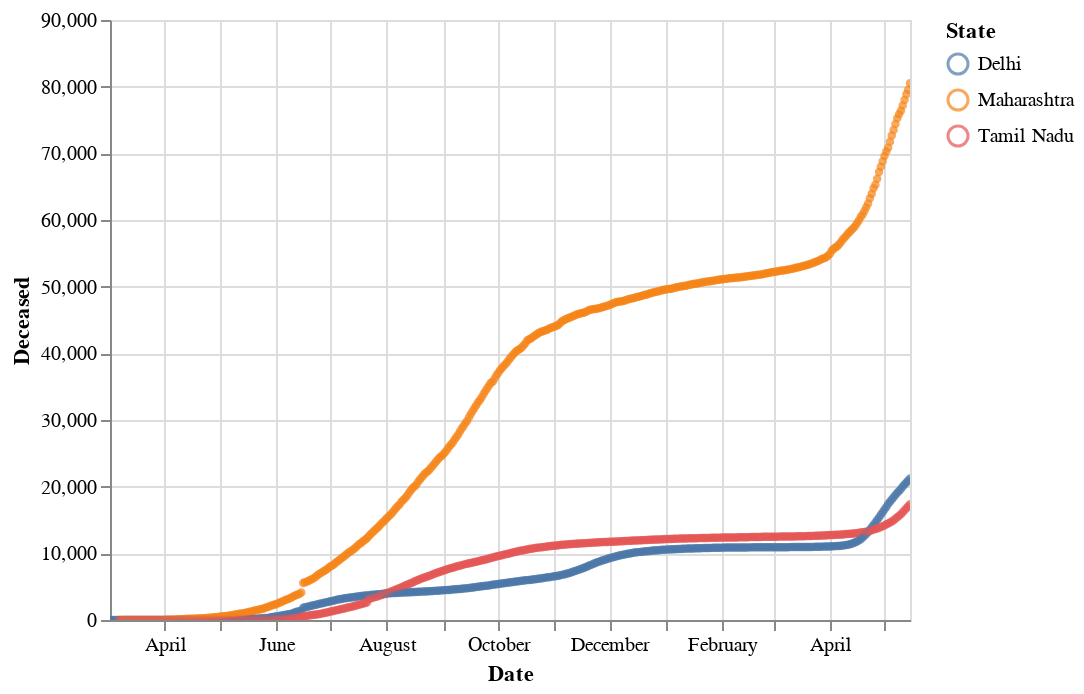

The notebook cell saved with this chart:
### Code cell
g2 = alt.Chart(df_states.reset_index()).mark_point(
    size=5, opacity = 0.7).encode(
    x = 'Date:T',
    y = 'Deceased',
    color = 'State'
    ).interactive()
g2

### Figure 1 — Vega-Lite specification as saved in the notebook (floating-point values rounded to 4 significant figures; data arrays with more than 128 entries replaced by an {"elided": "..."} marker saying what was removed)
{"config": {"view": {"continuousWidth": 400, "continuousHeight": 300}}, "data": {"name": "data-1090097ccd97f679255ec8d69b00d1a8"}, "mark": {"type": "point", "opacity": 0.7, "size": 5}, "encoding": {"color": {"type": "nominal", "field": "State"}, "x": {"type": "temporal", "field": "Date"}, "y": {"type": "quantitative", "field": "Deceased"}}, "selection": {"selector009": {"type": "interval", "bind": "scales", "encodings": ["x", "y"]}}, "$schema": "https://vega.github.io/schema/vega-lite/v4.8.1.json", "datasets": {"data-1090097ccd97f679255ec8d69b00d1a8": {"elided": "1308 records"}}}
